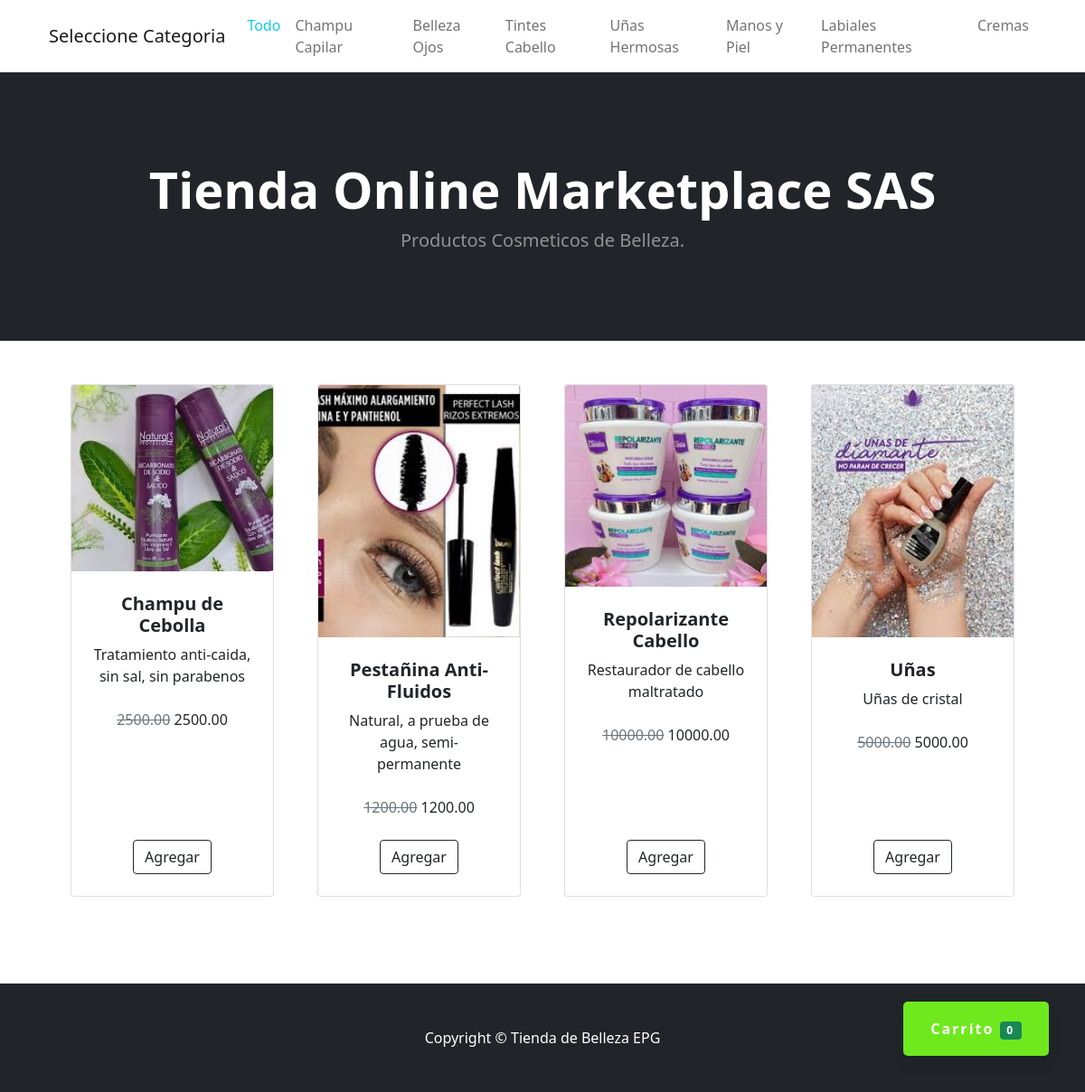
The page / on the database its author committed.
### tables this page shows
CREATE TABLE `categorias` (
  `id` int(11) NOT NULL,
  `categoria` varchar(50) NOT NULL
);

CREATE TABLE `productos` (
  `id` int(11) NOT NULL,
  `nombre` varchar(255) NOT NULL,
  `descripcion` text NOT NULL,
  `precio_normal` decimal(10,2) NOT NULL,
  `precio_rebajado` decimal(10,2) NOT NULL,
  `cantidad` int(11) NOT NULL,
  `imagen` varchar(50) NOT NULL,
  `id_categoria` int(11) NOT NULL
);

### index.php (the view, shortened to what this page needs)
<?php require_once "config/conexion.php"; ?>
<!DOCTYPE html>
<html lang="en">
<head>
    <link href="assets/css/styles.css" rel="stylesheet" />
    <link href="assets/css/estilos.css" rel="stylesheet" />
</head>
<body>
    <a href="#" class="btn-flotante" id="btnCarrito">Carrito <span class="badge bg-success" id="carrito">0</span></a>
    <div class="container">
        <nav class="navbar navbar-expand-lg navbar-light">
            <div class="container-fluid">
                <a class="navbar-brand" href="#">Seleccione Categoria</a>
                <div class="collapse navbar-collapse" id="navbarNav">
                    <ul class="navbar-nav">
                        <a href="#" class="nav-link text-info" category="all">Todo</a>
                        <?php
                        $query = mysqli_query($conexion, "SELECT * FROM categorias");
                        while ($data = mysqli_fetch_assoc($query)) { ?>
                            <a href="#" class="nav-link" category="<?php echo $data['categoria']; ?>"><?php echo $data['categoria']; ?></a>
                        <?php } ?>
                    </ul>
                </div>
            </div>
        </nav>
    </div>
    <header class="bg-dark py-5">
        <div class="container px-4 px-lg-5 my-5">
            <div class="text-center text-white">
                <h1 class="display-4 fw-bolder">Tienda Online Marketplace SAS</h1>
                <p class="lead fw-normal text-white-50 mb-0">Productos Cosmeticos de Belleza.</p>
            </div>
        </div>
    </header>
    <section class="py-5">
        <div class="container px-4 px-lg-5">
            <div class="row gx-4 gx-lg-5 row-cols-2 row-cols-md-3 row-cols-xl-4 justify-content-center">
                <?php
                $query = mysqli_query($conexion, "SELECT p.*, c.id AS id_cat, c.categoria FROM productos p INNER JOIN categorias c ON c.id = p.id_categoria");
                $result = mysqli_num_rows($query);
                if ($result > 0) {
                    while ($data = mysqli_fetch_assoc($query)) { ?>
                        <div class="col mb-5 productos" category="<?php echo $data['categoria']; ?>">
                            <div class="card h-100">
                                <img class="card-img-top" src="assets/img/<?php echo $data['imagen']; ?>" alt="..." />
                                <div class="card-body p-4">
                                    <div class="text-center">
                                        <h5 class="fw-bolder"><?php echo $data['nombre'] ?></h5>
                                        <p><?php echo $data['descripcion']; ?></p>
                                        <span class="text-muted text-decoration-line-through"><?php echo $data['precio_normal'] ?></span>
                                        <?php echo $data['precio_rebajado'] ?>
                                    </div>
                                </div>
                                <div class="card-footer p-4 pt-0 border-top-0 bg-transparent">
                                    <div class="text-center"><a class="btn btn-outline-dark mt-auto agregar" data-id="<?php echo $data['id']; ?>" href="#">Agregar</a></div>
                                </div>
                            </div>
                        </div>
                <?php  }
                } ?>
            </div>
        </div>
    </section>
    <footer class="py-5 bg-dark">
        <div class="container">
            <p class="m-0 text-center text-white">Copyright &copy; Tienda de Belleza EPG</p>
        </div>
    </footer>
</body>
</html>

### assets/css/estilos.css (style rules this page uses)
.btn-flotante { font-size: 16px; font-weight: bold; color: #ffffff; border-radius: 5px; letter-spacing: 2px; background-color: #6fe91e; padding: 18px 30px; position: fixed; bottom: 40px; right: 40px; transition: all 300ms ease 0ms; box-shadow: 0px 8px 15px rgba(0, 0, 0, 0.1); z-index: 99; text-decoration: none; }

### rows shown on the page
categorias: categoria "Champu Capilar"
categorias: categoria "Belleza Ojos"
categorias: categoria "Tintes Cabello"
categorias: categoria "Uñas Hermosas"
categorias: categoria "Manos y Piel"
categorias: categoria "Labiales Permanentes"
categorias: categoria "Cremas"
productos: imagen (picture), nombre "Champu de Cebolla", descripcion "Tratamiento anti-caida, sin sal, sin parabenos", precio_normal "2500.00", precio_rebajado "2500.00"
productos: imagen (picture), nombre "Pestañina Anti-Fluidos", descripcion "Natural, a prueba de agua, semi-permanente", precio_normal "1200.00", precio_rebajado "1200.00"
productos: imagen (picture), nombre "Repolarizante Cabello", descripcion "Restaurador de cabello maltratado", precio_normal "10000.00", precio_rebajado "10000.00"
productos: imagen (picture), nombre "Uñas", descripcion "Uñas de cristal", precio_normal "5000.00", precio_rebajado "5000.00"
